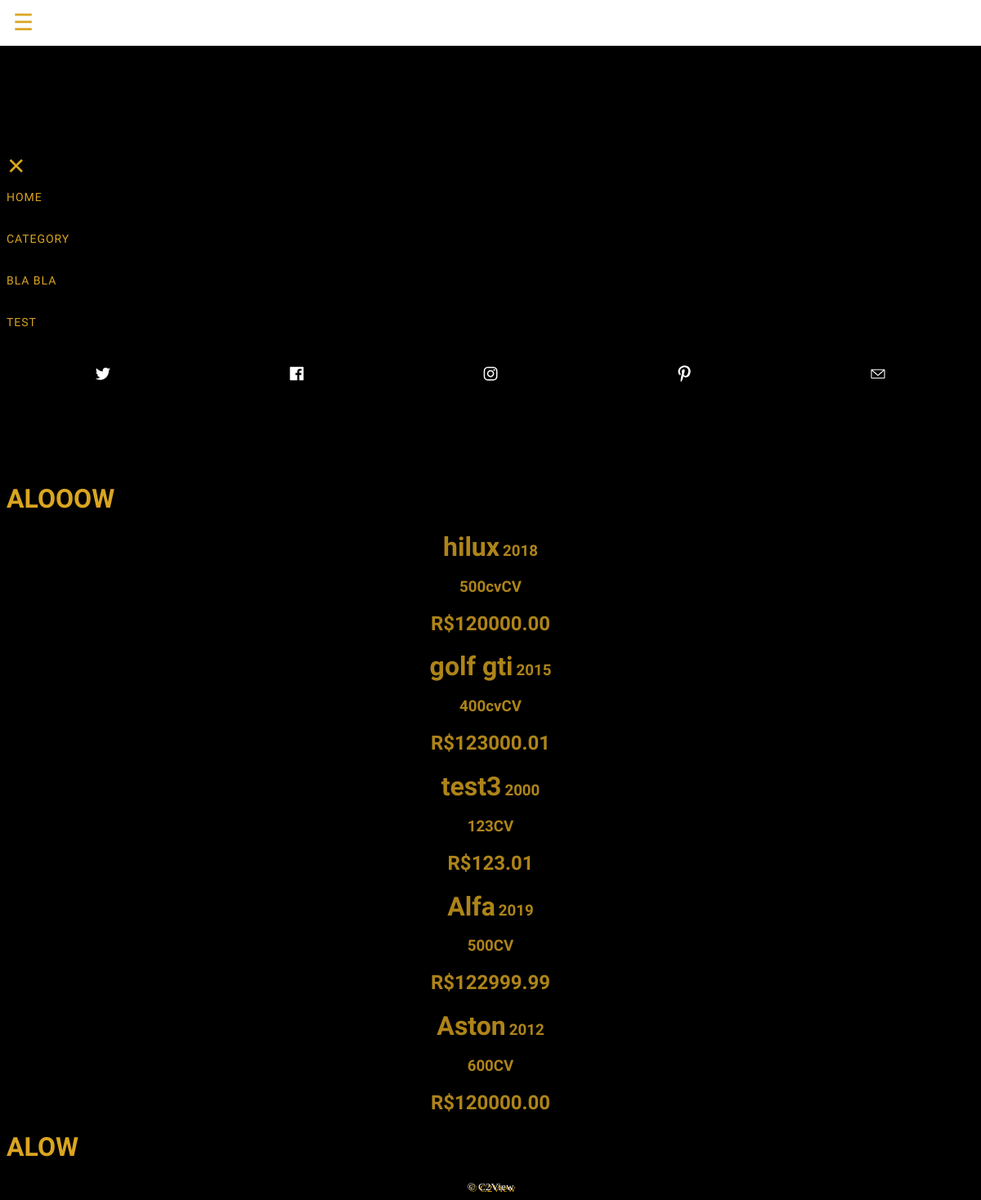
The page /veicles/amp_category2 on the database its author committed.
### veicles/models.py (models this page shows, shortened)
class Veiculos (models.Model):
    CARRO = 'CARRO'
    MOTO = 'MOTO'
    OUTRO = 'OUTRO'
    field_choices = [
        (CARRO, 'CARRO'),
        (MOTO, 'MOTO'),
        (OUTRO, 'OUTRO'),
    ]
    YEAR_CHOICES = []
    for r in range(1960, (datetime.now().year+1)):
        YEAR_CHOICES.append((r, r))
    modelo = models.CharField(max_length=100)
    potencia = models.CharField(max_length=40)
    cor = models.CharField(max_length=30)
    preco = models.DecimalField(max_digits=8, decimal_places=2)
    ano = models.IntegerField(('ano'), choices=YEAR_CHOICES, default=datetime.now().year)
    created_time = models.DateTimeField(auto_now=True)
    updated_time = models.DateTimeField(auto_now_add=True)
    category = models.CharField(
        max_length=5,
        default=CARRO,
        choices=field_choices)
    first_gallery = models.BooleanField(null=True)
    mini_gallery = models.BooleanField(null=True)
    def first_image(self):
        return self.images.first()
    def second_image(self):
        return self.images.all()[1]
    def third_image(self):
        return self.images.all()[2]
    def fourth_image(self):
        return self.images.all()[3]

### veicles/views.py (the view)
# urls.py: path('amp_category', views.amp_category, name='amp_category2'),
def amp_category2(request):
    queryset = Veiculos.objects.all()
    return render(request,'amp/category2.amp.html', {'veiculos': queryset})

### templates/amp/category2.amp.html (shortened to what this page needs)
{% extends "amp/base.amp.html" %} {% block title %} ok{% endblock title %} {% block content %}
    <h1 class="car-things">ALOOOW</h1>
    <div class="blackground-img center oppacity ">
    {% for v in veiculos %}
        <h1 class="car-things inline-block">{{v.modelo}}</h1>
        <h3 class="car-things inline-block">{{ v.ano }}</h3>
        <h3 class="car-things">{{ v.potencia }}CV</h3>
        <h2 class="car-things">R${{v.preco}}</h3>
    {% endfor %}
    </div>
    <h1 class="car-things">ALOW</h1>
{% endblock %}

### templates/amp/base.amp.html (shortened to what this page needs)
{% load static %} {% get_media_prefix as MEDIA_PREFIX %}
<!doctype html>
<html amp lang="en">
<head>
</head>
<body>
    <header class="ampstart-headerbar fixed flex justify-start items-center top-0 left-0 right-0 pl2 pr4 pb0 ">
        <div role="button" aria-label="open sidebar" on="tap:header-sidebar.toggle" tabindex="0" class="ampstart-navbar-trigger  pr2  ">☰
        </div>
    </header>
    <amp-sidebar id="header-sidebar" class="ampstart-sidebar px3  " layout="nodisplay">
        <div class="flex justify-start items-center ampstart-sidebar-header">
            <div role="button" aria-label="close sidebar" on="tap:header-sidebar.toggle" tabindex="0" class="ampstart-navbar-trigger items-start">✕</div>
        </div>
        <nav class="ampstart-sidebar-nav ampstart-nav">
            <ul class="list-reset m0 p0 ampstart-label inline-block">
                <li class="ampstart-nav-item  "><a class="ampstart-nav-link " href="{% url 'amp_home2' %}">Home</a></li>
                <li class="ampstart-nav-item "><a class="ampstart-nav-link" href="{% url 'amp_category2' %}">category</a></li>
                <li class="ampstart-nav-item "><a class="ampstart-nav-link" href="#locations">bla bla</a></li>
                <li class="ampstart-nav-item "><a class="ampstart-nav-link" href="{% url 'amp_test2' %}">test</a></li>
            </ul>
        </nav>
        <ul class="ampstart-social-follow list-reset flex justify-around items-center flex-wrap m0 mb4">
            <li>
                <a href="#" target="_blank" class="inline-block p1" aria-label="Link to AMP HTML Twitter"></a>
            </li>
            <li>
                <a href="#" target="_blank" class="inline-block p1" aria-label="Link to AMP HTML Facebook"></a>
            </li>
            <li>
                <a href="{% url 'login' %}" target="_blank" class="inline-block p1" aria-label="Link to AMP HTML Instagram"></a>
            </li>
            <li>
                <a href="#" target="_blank" class="inline-block p1" aria-label="Link to AMP HTML pin trest"></a>
            </li>
            <li>
                <a href="#" target="_blank" class="inline-block p1" aria-label="Link to AMP HTML E-mail"></a>
            </li>
        </ul>
    </amp-sidebar>
    {% block content %} {% endblock %}
    <footer class="ampstart-footer flex flex-column items-center px3 ">
        <small class="home-text">
              © C2View
        </small>
    </footer>
</body>
</html>

### templates/amp/base.amp.html (style rules this page uses)
body { -webkit-animation: -amp-start 8s steps(1, end) 0s 1 normal both; -moz-animation: -amp-start 8s steps(1, end) 0s 1 normal both; -ms-animation: -amp-start 8s steps(1, end) 0s 1 normal both; animation: -amp-start 8s steps(1, end) 0s 1 normal both }
body { background-image: url("../static/jrf-noback.png"); background-repeat: no-repeat; background-position: center; background-attachment: fixed; background-color: rgb(0, 0, 0); padding-top: 150px; }
.car-things { color: rgba(218,165,32); font-family: 'Oxanium'; }
div.center { align-items: center; text-align: center; margin: auto; margin-top: 0px; background-color: rgb(0, 0, 0); }
.oppacity { opacity: 80%; }
.ampstart-headerbar { background-color: rgb(255, 255, 255); color: #fff; z-index: 999; box-shadow: 0 0 5px 2px rgba(0, 0, 0, .1) }
.ampstart-headerbar+:not(amp-sidebar), .ampstart-headerbar+amp-sidebar+* { margin-top: 3.5rem }
.fixed { position: fixed }
.flex { display: -ms-flexbox; display: flex }
.justify-start { -ms-flex-pack: start; justify-content: flex-start }
.items-center { -ms-flex-align: center; align-items: center }
.top-0 { top: 0 }
.right-0 { right: 0 }
.left-0 { left: 0 }
.pl2 { padding-left: 1rem }
.pr4 { padding-right: 2rem }
.ampstart-nav a, .ampstart-navbar-trigger, .ampstart-sidebar-faq a { cursor: pointer; text-decoration: none }
.ampstart-navbar-trigger { line-height: 3.5rem; font-size: 1.75rem; color: rgba(218,165,32, 1); }
.flex-wrap { -ms-flex-wrap: wrap; flex-wrap: wrap }
.ampstart-sidebar { background-color: #000; color: #fff; min-width: 300px; width: 300px }
.ampstart-sidebar-header { line-height: 3.5rem; min-height: 3.5rem }
.ampstart-sidebar .ampstart-navbar-trigger { line-height: inherit }
.px3 { padding-left: 1.5rem; padding-right: 1.5rem }
.flex { display: -ms-flexbox; display: flex inline-block }
.ampstart-sidebar .ampstart-dropdown-item, .ampstart-sidebar .ampstart-dropdown header, .ampstart-sidebar .ampstart-faq-item, .ampstart-sidebar .ampstart-nav-item, .ampstart-sidebar .ampstart-social-follow { margin: 0 0 2rem }
.list-reset { list-style: none; padding-left: 0 }
.m0 { margin: 0 }
.p0 { padding: 30 }
.ampstart-label { text-transform: uppercase }
.ampstart-byline, .ampstart-caption, .ampstart-hint, .ampstart-label { font-size: .875rem; color: #fff; line-height: 1.125rem; letter-spacing: .06rem }
.ampstart-nav .ampstart-label { color: inherit }
.items-start { -ms-flex-align: start; align-items: flex-start }
.mb4 { margin-bottom: 0rem }
.inline-block { display: inline-block; padding-bottom: 0px; padding-top: 0px; margin-top: 0px; margin-bottom: 0px; }
.p1 { padding: .5rem }
.justify-around { -ms-flex-pack: distribute; justify-content: space-around }
.ampstart-nav-link { font-family: 'Yeon Sung', cursive; color: rgba(218,165,32); cursor: crosshair; }
.home-text { color: whitesmoke; text-shadow: 2px 2px rgba(218,165,32, 1); }
.flex-column { -ms-flex-direction: column; flex-direction: column }

### rows shown on the page
Veiculos: modelo "hilux", ano "2018", potencia "500cv", preco "120000.00"
Veiculos: modelo "golf gti", ano "2015", potencia "400cv", preco "123000.01"
Veiculos: modelo "test3", ano "2000", potencia "123", preco "123.01"
Veiculos: modelo "Alfa", ano "2019", potencia "500", preco "122999.99"
Veiculos: modelo "Aston", ano "2012", potencia "600", preco "120000.00"
